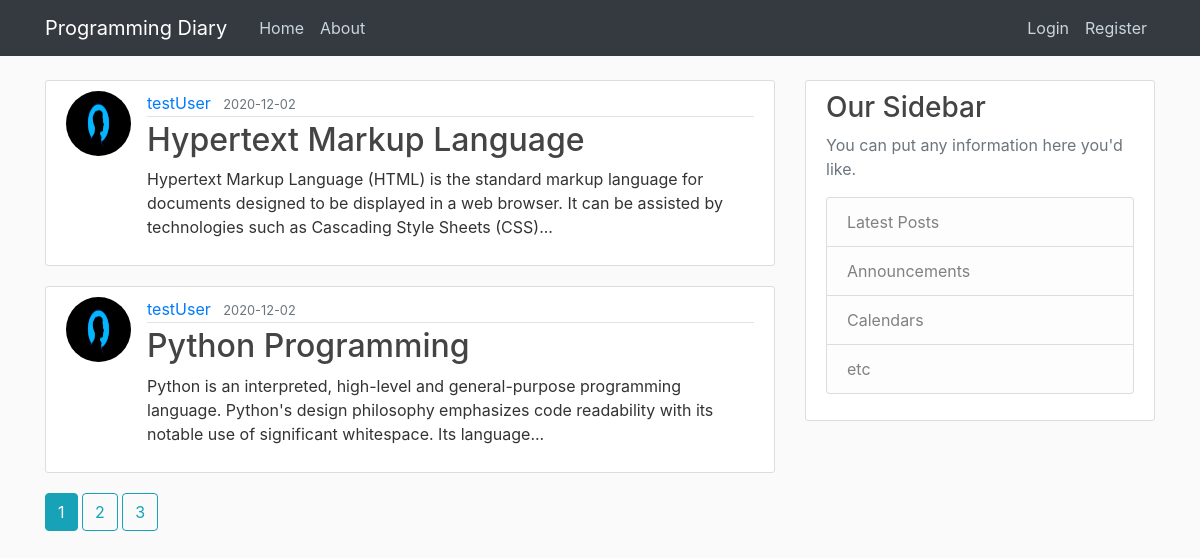
Page /home on the earlier database version.
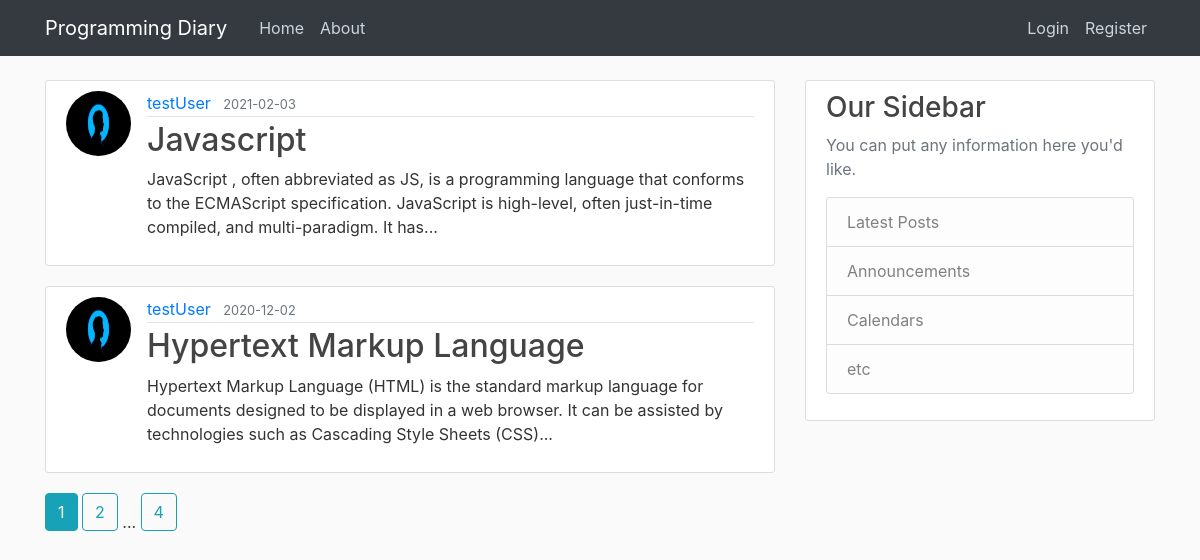
Same page on the later database version.
### blog/models.py (models this page shows, shortened)
class Post(db.Model):
    id = db.Column(db.Integer, primary_key=True)
    title = db.Column(db.String(100), nullable=False)
    date_posted = db.Column(db.DateTime, nullable=False, default=datetime.utcnow)
    content = db.Column(db.Text, nullable=False)
    user_id = db.Column(db.Integer, db.ForeignKey('user.id'), nullable=False)

class User(db.Model, UserMixin):
    id = db.Column(db.Integer, primary_key=True)
    username = db.Column(db.String(20), unique=True, nullable=False)
    email = db.Column(db.String(120), unique=True, nullable=False)
    image_file = db.Column(db.String(20), nullable=False, default='default.jpg')
    password = db.Column(db.String(60), nullable=False)
    posts = db.relationship('Post', backref='author', lazy=True) # clarify relationship between tables

### blog/main/routes.py (the view)
@main.route("/")
@main.route("/home")
def home():
    page = request.args.get('page', 1, type=int)
    posts = Post.query.order_by(Post.date_posted.desc()).paginate(page=page, per_page=2)
    return render_template('home.html', posts=posts)

### blog/templates/home.html
{% extends "layout.html" %}
{% block content %}
    {% for post in posts.items %}
        <article class="media content-section">
            <img class="rounded-circle article-img" src="{{ url_for('static', filename='profile_pics/' + post.author.image_file) }}" alt="profile">
            <div class="media-body">
                <div class="article-metadata">
                    <a class="mr-2" href="{{ url_for('users.user_posts', username=post.author.username) }}">{{ post.author.username }}</a>
                    <small class="text-muted" href="#">{{ post.date_posted.strftime('%Y-%m-%d') }}</small>
                </div>
                <h2><a class="article-title" href="{{ url_for('posts.post', post_id=post.id) }}">{{ post.title }}</a></h2>
                <p class="article-content">{{ post.content | truncate(200) }}</p>
            </div>
        </article>
    {% endfor %}
    {% for page_num in posts.iter_pages(left_edge=1, right_edge=1, left_current=1, right_current=2) %}
        {% if page_num %}
            {% if posts.page == page_num %}
                <a class="btn btn-info mb-4" href="{{ url_for('main.home', page=page_num) }}">{{ page_num }}</a>
            {% else %}
                <a class="btn btn-outline-info mb-4" href="{{ url_for('main.home', page=page_num) }}">{{ page_num }}</a>
            {% endif %}
        {% else %}
            ...
        {% endif %}
    {% endfor %}
{% endblock content %}

Differences in the rows shown:
no longer on this page (row unchanged): Post: image_file (placeholder picture), author.username "testUser", date_posted "2020-12-02", title "Python Programming", content "Python is an interpreted, high-level and general-purpose programming language. Python's design philosophy emphasizes code readability with its notable use of significant whitespace. Its language..."
added Post: image_file (placeholder picture), author.username "testUser", date_posted "2021-02-03", title "Javascript", content "JavaScript , often abbreviated as JS, is a programming language that conforms to the ECMAScript specification. JavaScript is high-level, often just-in-time compiled, and multi-paradigm. It has..."
Other differences:
new list line: "4"
list line gone: "3"
